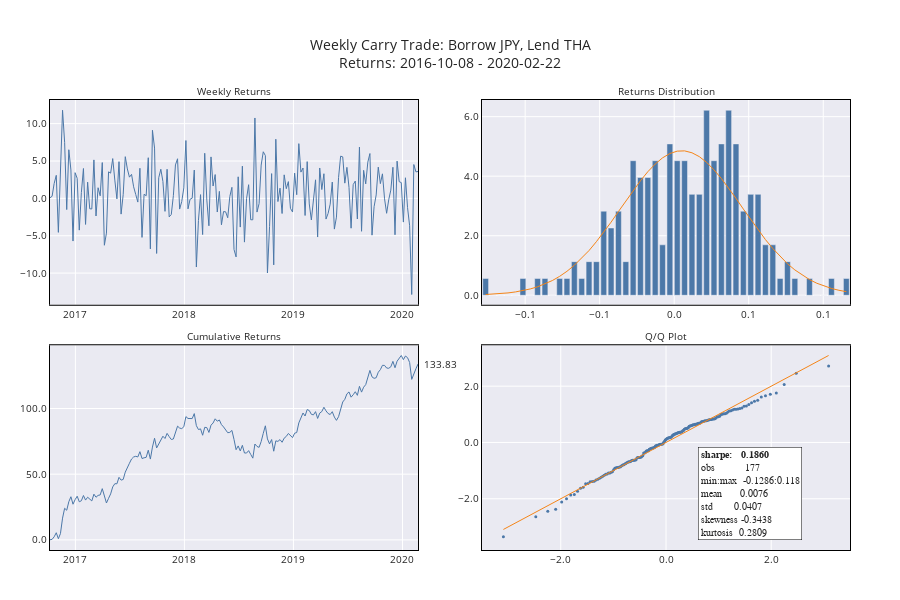

Write notebook code for a chart like this one.
### Code cell
utils.make_returns_chart(df_ret_0a)

### Figure 1 — Plotly figure (JSON) as saved in the notebook; plotly's stock layout.template omitted (floating-point values rounded to 4 significant figures; data arrays with more than 128 entries replaced by an {"elided": "..."} marker saying what was removed)
{"data": [{"line": {"color": "#4C78A8", "width": 1}, "name": "return", "type": "scatter", "x": {"elided": "177 str values"}, "xaxis": "x", "y": {"elided": "177 float values"}, "yaxis": "y"}, {"line": {"color": "#4C78A8", "width": 1}, "name": "cum. return", "type": "scatter", "x": {"elided": "177 str values"}, "xaxis": "x3", "y": {"elided": "177 float values"}, "yaxis": "y3"}, {"marker": {"color": "#4C78A8"}, "name": "pct. of returns", "type": "bar", "x": [-0.1265, -0.1215, -0.1165, -0.1115, -0.1065, -0.1015, -0.09655, -0.09165, -0.0867, -0.08175, -0.07685, -0.07195, -0.067, -0.06205, -0.05715, -0.0522, -0.04725, -0.04235, -0.0374, -0.03245, -0.02755, -0.02265, -0.0177, -0.01275, -0.00783, -0.002894, 0.002035, 0.006965, 0.01191, 0.01685, 0.02175, 0.0267, 0.03165, 0.03655, 0.04145, 0.0464, 0.05135, 0.05625, 0.0612, 0.06615, 0.07105, 0.076, 0.08095, 0.08585, 0.09075, 0.0957, 0.1006, 0.1055, 0.1105, 0.1155], "xaxis": "x2", "y": [0.565, 0, 0, 0, 0, 0.565, 0, 0.565, 0.565, 0, 0.565, 0.565, 1.13, 0.565, 1.13, 1.13, 2.825, 2.26, 2.825, 1.13, 4.52, 3.955, 3.955, 4.52, 1.695, 5.085, 4.52, 4.52, 3.39, 3.39, 6.215, 4.52, 5.085, 6.215, 5.085, 2.825, 3.39, 3.39, 1.695, 1.695, 0.565, 1.13, 0.565, 0, 0.565, 0, 0, 0.565, 0, 0.565], "yaxis": "y2"}, {"line": {"color": "#F58518", "width": 1}, "name": "normal", "type": "scatter", "x": [-0.1265, -0.1215, -0.1165, -0.1115, -0.1065, -0.1015, -0.09655, -0.09165, -0.0867, -0.08175, -0.07685, -0.07195, -0.067, -0.06205, -0.05715, -0.0522, -0.04725, -0.04235, -0.0374, -0.03245, -0.02755, -0.02265, -0.0177, -0.01275, -0.00783, -0.002894, 0.002035, 0.006965, 0.01191, 0.01685, 0.02175, 0.0267, 0.03165, 0.03655, 0.04145, 0.0464, 0.05135, 0.05625, 0.0612, 0.06615, 0.07105, 0.076, 0.08095, 0.08585, 0.09075, 0.0957, 0.1006, 0.1055, 0.1105, 0.1155], "xaxis": "x2", "y": [0.02581, 0.03814, 0.05551, 0.07959, 0.1124, 0.1563, 0.2129, 0.2857, 0.38, 0.4951, 0.636, 0.8051, 1.009, 1.24, 1.502, 1.8, 2.118, 2.456, 2.813, 3.168, 3.515, 3.845, 4.15, 4.408, 4.615, 4.762, 4.841, 4.849, 4.786, 4.656, 4.464, 4.213, 3.923, 3.6, 3.256, 2.895, 2.542, 2.2, 1.871, 1.572, 1.303, 1.059, 0.8519, 0.6754, 0.5278, 0.4042, 0.3085, 0.2294, 0.168, 0.1212], "yaxis": "y2"}, {"marker": {"color": "#4C78A8", "size": 3}, "mode": "markers", "name": "return norm.", "type": "scatter", "x": {"elided": "177 float values"}, "xaxis": "x4", "y": {"elided": "177 float values"}, "yaxis": "y4"}, {"line": {"color": "#F58518", "width": 1}, "name": "norm.", "type": "scatter", "x": {"elided": "177 float values"}, "xaxis": "x4", "y": {"elided": "177 float values"}, "yaxis": "y4"}], "layout": {"annotations": [{"font": {"size": 10}, "showarrow": false, "text": "Weekly Returns", "x": 0.23, "xanchor": "center", "xref": "paper", "y": 1, "yanchor": "bottom", "yref": "paper"}, {"font": {"size": 10}, "showarrow": false, "text": "Returns Distribution", "x": 0.77, "xanchor": "center", "xref": "paper", "y": 1, "yanchor": "bottom", "yref": "paper"}, {"font": {"size": 10}, "showarrow": false, "text": "Cumulative Returns", "x": 0.23, "xanchor": "center", "xref": "paper", "y": 0.455, "yanchor": "bottom", "yref": "paper"}, {"font": {"size": 10}, "showarrow": false, "text": "Q/Q Plot", "x": 0.77, "xanchor": "center", "xref": "paper", "y": 0.455, "yanchor": "bottom", "yref": "paper"}, {"align": "left", "font": {"size": 10}, "showarrow": false, "text": "133.83", "x": 0.465, "xanchor": "left", "xref": "paper", "y": 133.8, "yref": "y3"}, {"align": "left", "bgcolor": "white", "bordercolor": "black", "borderpad": 2, "borderwidth": 0.5, "font": {"family": "Courier New, monospace", "size": 10}, "showarrow": false, "text": "<b>sharpe:   0.1860</b><br>obs          177<br>min:max  -0.1286:0.118<br>mean      0.0076<br>std       0.0407<br>skewness -0.3438<br>kurtosis  0.2809", "x": 0.81, "xanchor": "left", "xref": "paper", "y": 0.23, "yanchor": "top", "yref": "paper"}], "font": {"size": 10}, "height": 600, "margin": {"b": 50, "l": 50, "r": 50, "t": 100}, "showlegend": false, "title": {"text": "Weekly Carry Trade: Borrow JPY, Lend THA<br>Returns: 2016-10-08 - 2020-02-22"}, "xaxis": {"anchor": "y", "domain": [0, 0.46], "linecolor": "black", "linewidth": 1, "mirror": true, "showline": true}, "xaxis2": {"anchor": "y2", "domain": [0.54, 1], "linecolor": "black", "linewidth": 1, "mirror": true, "showline": true, "tickformat": "0.1f"}, "xaxis3": {"anchor": "y3", "domain": [0, 0.46], "linecolor": "black", "linewidth": 1, "mirror": true, "showline": true}, "xaxis4": {"anchor": "y4", "domain": [0.54, 1], "linecolor": "black", "linewidth": 1, "mirror": true, "showline": true, "tickformat": "0.1f"}, "yaxis": {"anchor": "x", "domain": [0.545, 1], "linecolor": "black", "linewidth": 1, "mirror": true, "showline": true, "tickformat": "0.1f"}, "yaxis2": {"anchor": "x2", "domain": [0.545, 1], "linecolor": "black", "linewidth": 1, "mirror": true, "showline": true, "tickformat": "0.1f"}, "yaxis3": {"anchor": "x3", "domain": [0, 0.455], "linecolor": "black", "linewidth": 1, "mirror": true, "showline": true, "tickformat": "0.1f"}, "yaxis4": {"anchor": "x4", "domain": [0, 0.455], "linecolor": "black", "linewidth": 1, "mirror": true, "showline": true, "tickformat": "0.1f"}}}
